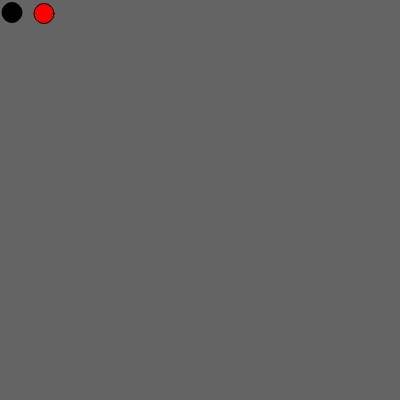
Frame 1 (no input)
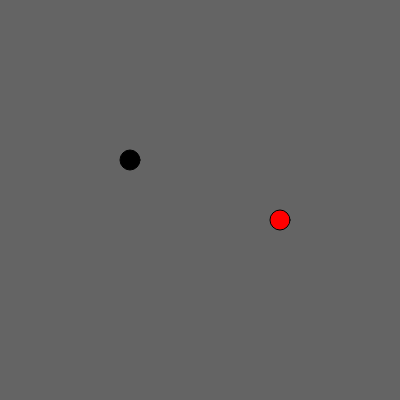
Frame 60 (no input)
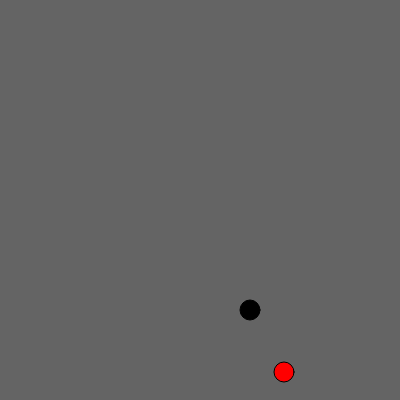
Frame 120 (the mouse pressed at the canvas centre since frame 60)

The p5.js sketch that drew these frames (run headless with seeded random() and noise() and a simulated clock; from frame 60 on, the mouse is pressed at the canvas centre):

// p5.js sketch
// ── sketch.js
var circle1;
var circle2;

function setup () {
	createCanvas (400,400);
	circle1 = new Circle();
	circle2 = new Circle();
	circle1.setup(10, 10, 2, 2.5);
	circle2.setup(40, 10, 4, 3.5);
}

function draw() {
	background(100);
	fill(0)
	circle1.moveCircle();
	circle1.checkEdges();
	circle1.drawCircle();
	fill(255, 0, 0);
	circle2.moveCircle();
	circle2.checkEdges();
	circle2.drawCircle();
}	

function Circle () {
	this.x;
	this.y; 
	this.speedX;
	this.speedY;

	this.size

	this.setup = function (x_, y_, speedX_, speedY_) {
		this.x = x_;
		this.y = y_;
		this.speedX = speedX_;
		this.speedY = speedY_;
		this.size = 20;
	}

	this.moveCircle = function() {
		this.x += this.speedX;
		this.y += this.speedY;
	}

	this.checkEdges = function() {
			if (this.x < 0) {
				this.x =0;
				this.speedX *= -1;
			} else if (this.x > width) {
				this.x = width;
				this.speedX *= -1;
			}

			if (this.y <0) {
				this.y =0;
				this.speedY *= -1;
			} else if (this.y > height) {
				this.y = height;
				this.speedY *= -1;
			}
			
	}
	this.drawCircle = function() {
		ellipse(this.x, this.y, this.size, this.size );
	}
}
